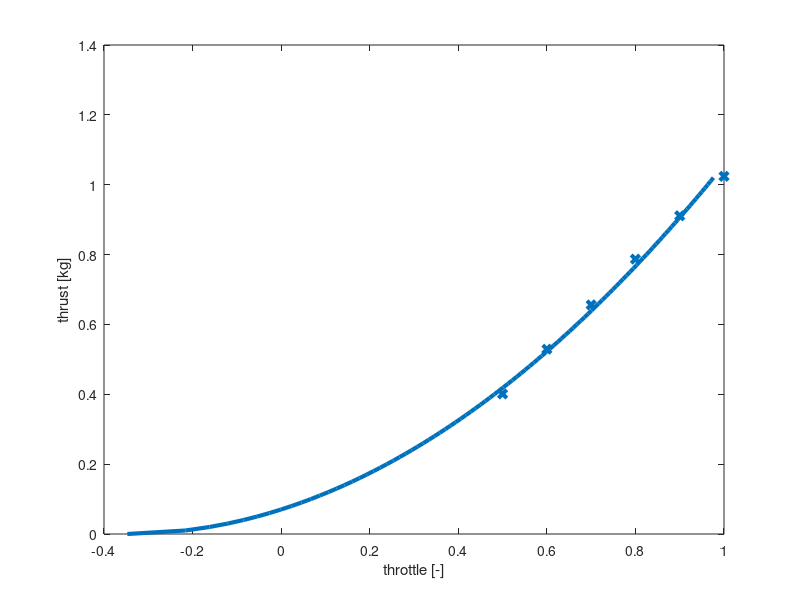

The MATLAB script that drew this image:
% computes ka and kb from two-point measured thrust

% masses of UAV
mass = [
0.401;
0.529;
0.656;
0.787;
0.911;
1.024
];

% thrusts needed to hover
thrust = [
0.5;
0.6;
0.7;
0.8;
0.9;
1.0;
];

thrust

%%%%%%%%%%%%%%%%%%%%%%%%%%%%%%%%%%%%%%%%%%%%%%%%%%%%%
%%%%%%%%%%%%%%%%%%%%%%%%%%%%%%%%%%%%%%%%%%%%%%%%%%%%%

% the gravitational acceleration
g = 9.81;

% create the main matrix
A = ones(length(mass), 3);

for i=1:length(mass)
  A(i, 1) = sqrt((mass(i)*g));
  A(i, 2) = 1.0;
  A(i, 3) = mass(i)*g*0;
end

% print A
A;

% compute the linear coeficients
X = A\thrust;

% plot the constants
ka = X(1)
kb = X(2)
kc = X(3)

% plot
fig = figure(1);
y = 0:0.01:mass(end);
x = [];
for i=1:length(y)
  x(i) = ka*sqrt(y(i)*g) + kb + kc*y(i)*g*0;
end

hold off
plot(x, y, 'linewidth', 3)
hold on
scatter(thrust, mass, 'x', 'linewidth', 3)
xlabel('throttle [-]')
ylabel('thrust [kg]')
